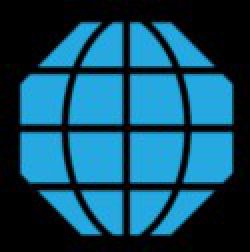
#> input picture Website_Attempt_3/images/CME_Group.png, 125 x 126 px, found by its file name (shown 2 times larger); its folder holds 4 pictures in this run
$ jupyter execute convert_to_white.ipynb   (shell and % lines are left out)
#> lines starting #> are read from the running program, lines starting #| are printed output that depends on the picture
[cell 1]
from PIL import Image

# Open the existing image
image_name = "CME_Group"
image_path = "C:/Users/saipr/Desktop/Independant Coding Projects/Website_Attempt_3/images/{}.png".format(image_name)
image = Image.open(image_path)
#> image is the input picture: PIL image 125x126 RGB; mean R, G, B 18.8, 77.7, 103.6

# Create a new image with white background
new_image = Image.new("RGBA", image.size, (255, 255, 255, 0))

# Loop through each pixel and copy it to the new image while replacing non-transparent pixels with white
for x in range(image.width):
    for y in range(image.height):
        pixel = image.getpixel((x, y))
        if pixel[2] > 62:
            new_image.putpixel((x, y), (255, 255, 255))
        else:
            new_image.putpixel((x, y), (0, 0, 0))  # Set white color with the original alpha
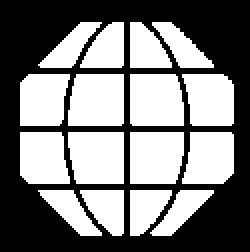
#> new_image: PIL image 125x126 RGBA (shown 2 times larger); mean R, G, B, A 125.5, 125.5, 125.5, 255

# Save the resulting image
new_image.save("C:/Users/saipr/Desktop/Independant Coding Projects/Website_Attempt_3/images/{}_white.png".format(image_name))

# Display the image (optional)
new_image.show()
